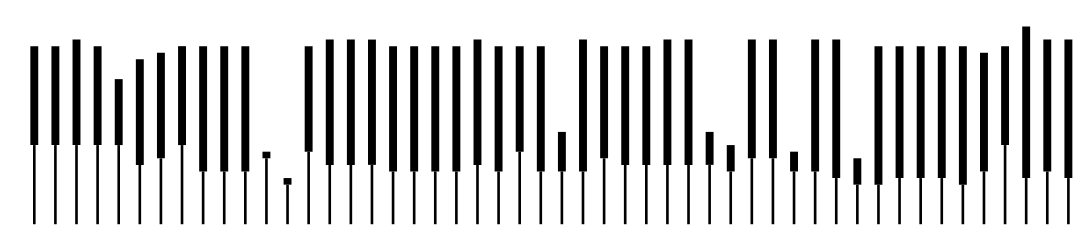

Notebook source saved alongside this figure:
### Markdown cell above
<img src="../images/less.gif" alt="choose" width="400">

### Code cell
top = alt.Chart(eli50).mark_rule(size=3).encode(
    x=alt.X('jump', axis=None),
    y=alt.Y('deploy_alt', axis=None),
    y2=alt.Y2('exit_alt'),
)

bottom = alt.Chart(eli50).mark_rule(size=1).encode(
    x=alt.X('jump', axis=None),
    y=alt.Y('deploy_alt', axis=None),
    y2=alt.Y2('ground')
)

chart = (
    # layer here
    (top + bottom)
    .properties(height=80)
    .configure_axis(grid=False)
    .configure_view(strokeWidth=0)
)

chart

### Figure 1 — Vega-Lite specification as saved in the notebook (floating-point values rounded to 4 significant figures)
{"config": {"view": {"continuousWidth": 400, "continuousHeight": 300, "strokeWidth": 0}, "axis": {"grid": false}}, "layer": [{"mark": {"type": "rule", "size": 3}, "encoding": {"x": {"type": "quantitative", "axis": null, "field": "jump"}, "y": {"type": "quantitative", "axis": null, "field": "deploy_alt"}, "y2": {"field": "exit_alt"}}}, {"mark": {"type": "rule", "size": 1}, "encoding": {"x": {"type": "quantitative", "axis": null, "field": "jump"}, "y": {"type": "quantitative", "axis": null, "field": "deploy_alt"}, "y2": {"field": "ground"}}}], "data": {"name": "data-cd819be294a875b589c60dbd9ab3ea94"}, "height": 80, "$schema": "https://vega.github.io/schema/vega-lite/v4.8.1.json", "datasets": {"data-cd819be294a875b589c60dbd9ab3ea94": [{"jump": 1, "exit_alt": 13500, "deploy_alt": 6000, "freefall": 7500, "ground": 0}, {"jump": 2, "exit_alt": 13500, "deploy_alt": 6000, "freefall": 7500, "ground": 0}, {"jump": 3, "exit_alt": 14000, "deploy_alt": 6000, "freefall": 8000, "ground": 0}, {"jump": 4, "exit_alt": 13500, "deploy_alt": 6000, "freefall": 7500, "ground": 0}, {"jump": 5, "exit_alt": 11000, "deploy_alt": 6000, "freefall": 5000, "ground": 0}, {"jump": 6, "exit_alt": 12500, "deploy_alt": 4500, "freefall": 8000, "ground": 0}, {"jump": 7, "exit_alt": 13000, "deploy_alt": 5000, "freefall": 8000, "ground": 0}, {"jump": 8, "exit_alt": 13500, "deploy_alt": 6000, "freefall": 7500, "ground": 0}, {"jump": 9, "exit_alt": 13500, "deploy_alt": 4000, "freefall": 9500, "ground": 0}, {"jump": 10, "exit_alt": 13500, "deploy_alt": 4000, "freefall": 9500, "ground": 0}, {"jump": 11, "exit_alt": 13500, "deploy_alt": 4000, "freefall": 9500, "ground": 0}, {"jump": 12, "exit_alt": 5500, "deploy_alt": 5000, "freefall": 500, "ground": 0}, {"jump": 13, "exit_alt": 3500, "deploy_alt": 3000, "freefall": 500, "ground": 0}, {"jump": 14, "exit_alt": 13500, "deploy_alt": 5500, "freefall": 8000, "ground": 0}, {"jump": 15, "exit_alt": 14000, "deploy_alt": 4500, "freefall": 9500, "ground": 0}, {"jump": 16, "exit_alt": 14000, "deploy_alt": 4500, "freefall": 9500, "ground": 0}, {"jump": 17, "exit_alt": 14000, "deploy_alt": 4500, "freefall": 9500, "ground": 0}, {"jump": 18, "exit_alt": 13500, "deploy_alt": 4000, "freefall": 9500, "ground": 0}, {"jump": 19, "exit_alt": 13500, "deploy_alt": 4000, "freefall": 9500, "ground": 0}, {"jump": 20, "exit_alt": 13500, "deploy_alt": 4000, "freefall": 9500, "ground": 0}, {"jump": 21, "exit_alt": 13500, "deploy_alt": 4000, "freefall": 9500, "ground": 0}, {"jump": 22, "exit_alt": 14000, "deploy_alt": 4500, "freefall": 9500, "ground": 0}, {"jump": 23, "exit_alt": 13500, "deploy_alt": 4000, "freefall": 9500, "ground": 0}, {"jump": 24, "exit_alt": 13500, "deploy_alt": 5500, "freefall": 8000, "ground": 0}, {"jump": 25, "exit_alt": 13500, "deploy_alt": 4000, "freefall": 9500, "ground": 0}, {"jump": 26, "exit_alt": 7000, "deploy_alt": 4000, "freefall": 3000, "ground": 0}, {"jump": 27, "exit_alt": 14000, "deploy_alt": 4000, "freefall": 10000, "ground": 0}, {"jump": 28, "exit_alt": 13500, "deploy_alt": 5000, "freefall": 8500, "ground": 0}, {"jump": 29, "exit_alt": 13500, "deploy_alt": 4500, "freefall": 9000, "ground": 0}, {"jump": 30, "exit_alt": 13500, "deploy_alt": 4500, "freefall": 9000, "ground": 0}, {"jump": 31, "exit_alt": 14000, "deploy_alt": 4500, "freefall": 9500, "ground": 0}, {"jump": 32, "exit_alt": 14000, "deploy_alt": 4500, "freefall": 9500, "ground": 0}, {"jump": 33, "exit_alt": 7000, "deploy_alt": 4500, "freefall": 2500, "ground": 0}, {"jump": 34, "exit_alt": 6000, "deploy_alt": 4000, "freefall": 2000, "ground": 0}, {"jump": 35, "exit_alt": 14000, "deploy_alt": 5000, "freefall": 9000, "ground": 0}, {"jump": 36, "exit_alt": 14000, "deploy_alt": 5000, "freefall": 9000, "ground": 0}, {"jump": 37, "exit_alt": 5500, "deploy_alt": 4000, "freefall": 1500, "ground": 0}, {"jump": 38, "exit_alt": 14000, "deploy_alt": 4000, "freefall": 10000, "ground": 0}, {"jump": 39, "exit_alt": 14000, "deploy_alt": 3500, "freefall": 10500, "ground": 0}, {"jump": 40, "exit_alt": 5000, "deploy_alt": 3000, "freefall": 2000, "ground": 0}, {"jump": 41, "exit_alt": 13500, "deploy_alt": 3000, "freefall": 10500, "ground": 0}, {"jump": 42, "exit_alt": 13500, "deploy_alt": 3500, "freefall": 10000, "ground": 0}, {"jump": 43, "exit_alt": 13500, "deploy_alt": 3500, "freefall": 10000, "ground": 0}, {"jump": 44, "exit_alt": 13500, "deploy_alt": 3500, "freefall": 10000, "ground": 0}, {"jump": 45, "exit_alt": 13500, "deploy_alt": 3000, "freefall": 10500, "ground": 0}, {"jump": 46, "exit_alt": 13000, "deploy_alt": 4000, "freefall": 9000, "ground": 0}, {"jump": 47, "exit_alt": 13500, "deploy_alt": 6000, "freefall": 7500, "ground": 0}, {"jump": 48, "exit_alt": 15000, "deploy_alt": 3500, "freefall": 11500, "ground": 0}, {"jump": 49, "exit_alt": 14000, "deploy_alt": 4000, "freefall": 10000, "ground": 0}, {"jump": 50, "exit_alt": 14000, "deploy_alt": 3500, "freefall": 10500, "ground": 0}]}}
